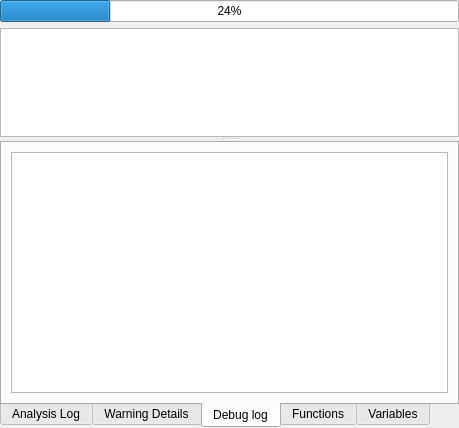
<?xml version="1.0" encoding="UTF-8"?>
<ui version="4.0">
 <class>ResultsView</class>
 <widget class="QWidget" name="ResultsView">
  <property name="geometry">
   <rect>
    <x>0</x>
    <y>0</y>
    <width>459</width>
    <height>428</height>
   </rect>
  </property>
  <property name="sizePolicy">
   <sizepolicy hsizetype="Expanding" vsizetype="Expanding">
    <horstretch>0</horstretch>
    <verstretch>0</verstretch>
   </sizepolicy>
  </property>
  <property name="maximumSize">
   <size>
    <width>16777215</width>
    <height>16777215</height>
   </size>
  </property>
  <property name="windowTitle">
   <string>Results</string>
  </property>
  <layout class="QVBoxLayout" name="verticalLayout">
   <property name="leftMargin">
    <number>0</number>
   </property>
   <property name="topMargin">
    <number>0</number>
   </property>
   <property name="rightMargin">
    <number>0</number>
   </property>
   <property name="bottomMargin">
    <number>0</number>
   </property>
   <item>
    <widget class="QProgressBar" name="mProgress">
     <property name="sizePolicy">
      <sizepolicy hsizetype="Expanding" vsizetype="Minimum">
       <horstretch>0</horstretch>
       <verstretch>0</verstretch>
      </sizepolicy>
     </property>
     <property name="value">
      <number>24</number>
     </property>
    </widget>
   </item>
   <item>
    <widget class="QSplitter" name="mVerticalSplitter">
     <property name="orientation">
      <enum>Qt::Vertical</enum>
     </property>
     <widget class="ResultsTree" name="mTree">
      <property name="sizePolicy">
       <sizepolicy hsizetype="Expanding" vsizetype="Expanding">
        <horstretch>0</horstretch>
        <verstretch>0</verstretch>
       </sizepolicy>
      </property>
      <property name="editTriggers">
       <set>QAbstractItemView::NoEditTriggers</set>
      </property>
      <property name="selectionMode">
       <enum>QAbstractItemView::ExtendedSelection</enum>
      </property>
     </widget>
     <widget class="QTabWidget" name="mTabAppLog">
      <property name="tabPosition">
       <enum>QTabWidget::South</enum>
      </property>
      <property name="currentIndex">
       <number>2</number>
      </property>
      <widget class="QWidget" name="mTabLog">
       <attribute name="title">
        <string>Analysis Log</string>
       </attribute>
       <layout class="QVBoxLayout" name="verticalLayout_2">
        <property name="leftMargin">
         <number>0</number>
        </property>
        <property name="topMargin">
         <number>0</number>
        </property>
        <property name="rightMargin">
         <number>0</number>
        </property>
        <property name="bottomMargin">
         <number>0</number>
        </property>
        <item>
         <widget class="QListWidget" name="mListLog"/>
        </item>
       </layout>
      </widget>
      <widget class="QWidget" name="mTabDetails">
       <attribute name="title">
        <string>Warning Details</string>
       </attribute>
       <layout class="QVBoxLayout" name="verticalLayout_3">
        <property name="leftMargin">
         <number>0</number>
        </property>
        <property name="topMargin">
         <number>0</number>
        </property>
        <property name="rightMargin">
         <number>0</number>
        </property>
        <property name="bottomMargin">
         <number>0</number>
        </property>
        <item>
         <widget class="QTextEdit" name="mDetails">
          <property name="sizePolicy">
           <sizepolicy hsizetype="Expanding" vsizetype="Expanding">
            <horstretch>0</horstretch>
            <verstretch>1</verstretch>
           </sizepolicy>
          </property>
          <property name="undoRedoEnabled">
           <bool>false</bool>
          </property>
          <property name="readOnly">
           <bool>true</bool>
          </property>
         </widget>
        </item>
        <item>
         <widget class="CodeEditor" name="mCode">
          <property name="sizePolicy">
           <sizepolicy hsizetype="Expanding" vsizetype="Expanding">
            <horstretch>0</horstretch>
            <verstretch>4</verstretch>
           </sizepolicy>
          </property>
          <property name="undoRedoEnabled">
           <bool>false</bool>
          </property>
          <property name="lineWrapMode">
           <enum>QPlainTextEdit::NoWrap</enum>
          </property>
          <property name="readOnly">
           <bool>true</bool>
          </property>
         </widget>
        </item>
       </layout>
      </widget>
      <widget class="QWidget" name="tab">
       <attribute name="title">
        <string>Debug log</string>
       </attribute>
       <layout class="QVBoxLayout" name="verticalLayout_5">
        <item>
         <widget class="QTextEdit" name="mTextLogOutput"/>
        </item>
       </layout>
      </widget>
      <widget class="QWidget" name="mTabFunctionContracts">
       <attribute name="title">
        <string>Functions</string>
       </attribute>
       <layout class="QVBoxLayout" name="verticalLayout_6">
        <item>
         <widget class="QLabel" name="label_2">
          <property name="text">
           <string>Configured contracts:</string>
          </property>
         </widget>
        </item>
        <item>
         <widget class="QListWidget" name="mListAddedContracts">
          <property name="editTriggers">
           <set>QAbstractItemView::NoEditTriggers</set>
          </property>
         </widget>
        </item>
        <item>
         <widget class="QLabel" name="label">
          <property name="text">
           <string>Missing contracts:</string>
          </property>
         </widget>
        </item>
        <item>
         <widget class="QListWidget" name="mListMissingContracts">
          <property name="editTriggers">
           <set>QAbstractItemView::NoEditTriggers</set>
          </property>
          <property name="sortingEnabled">
           <bool>true</bool>
          </property>
         </widget>
        </item>
       </layout>
      </widget>
      <widget class="QWidget" name="mTabVariableContracts">
       <attribute name="title">
        <string>Variables</string>
       </attribute>
       <layout class="QVBoxLayout" name="verticalLayout_4">
        <item>
         <layout class="QHBoxLayout" name="horizontalLayout">
          <item>
           <spacer name="horizontalSpacer">
            <property name="orientation">
             <enum>Qt::Horizontal</enum>
            </property>
            <property name="sizeHint" stdset="0">
             <size>
              <width>40</width>
              <height>20</height>
             </size>
            </property>
           </spacer>
          </item>
          <item>
           <widget class="QLabel" name="label_5">
            <property name="text">
             <string>Only show variable names that contain text:</string>
            </property>
           </widget>
          </item>
          <item>
           <widget class="QLineEdit" name="mEditVariablesFilter"/>
          </item>
         </layout>
        </item>
        <item>
         <widget class="QLabel" name="label_3">
          <property name="text">
           <string>Configured contracts:</string>
          </property>
         </widget>
        </item>
        <item>
         <widget class="QListWidget" name="mListAddedVariables">
          <property name="editTriggers">
           <set>QAbstractItemView::NoEditTriggers</set>
          </property>
         </widget>
        </item>
        <item>
         <widget class="QLabel" name="label_4">
          <property name="text">
           <string>Missing contracts:</string>
          </property>
         </widget>
        </item>
        <item>
         <widget class="QListWidget" name="mListMissingVariables">
          <property name="editTriggers">
           <set>QAbstractItemView::NoEditTriggers</set>
          </property>
          <property name="sortingEnabled">
           <bool>true</bool>
          </property>
         </widget>
        </item>
       </layout>
      </widget>
     </widget>
    </widget>
   </item>
  </layout>
 </widget>
 <customwidgets>
  <customwidget>
   <class>ResultsTree</class>
   <extends>QTreeView</extends>
   <header>resultstree.h</header>
  </customwidget>
  <customwidget>
   <class>CodeEditor</class>
   <extends>QPlainTextEdit</extends>
   <header>codeeditor.h</header>
  </customwidget>
 </customwidgets>
 <tabstops>
  <tabstop>mTree</tabstop>
  <tabstop>mDetails</tabstop>
 </tabstops>
 <resources/>
 <connections/>
</ui>
